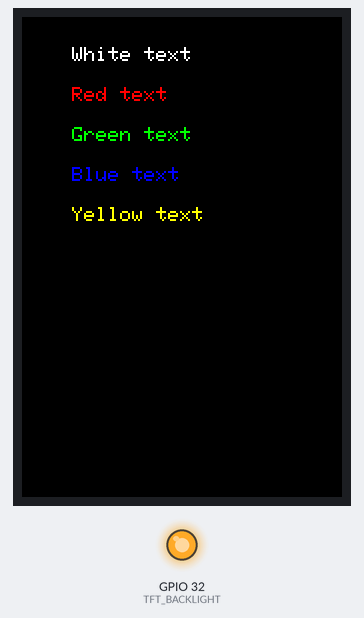
Recording of a sketch running on a simulated ESP32. Parts: 320×480 colour display, output pins drawn as LEDs (lit = HIGH). Pins used as bus, display or sensor lines are not drawn; what the sketch prints to the serial monitor is not drawn.

Above: at 1.5 s.
At 4.6 s:
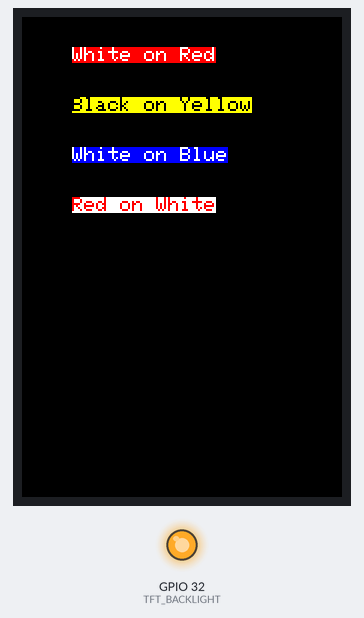
At 7.8 s:
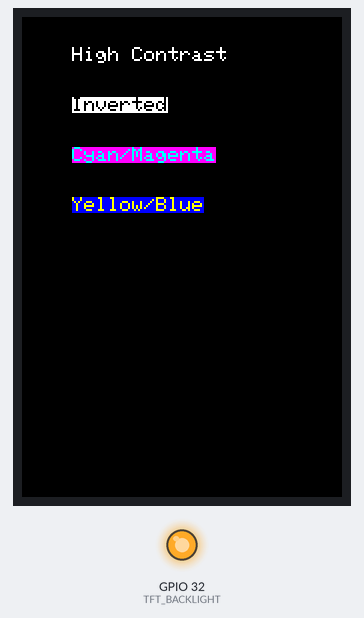
At 11.0 s:
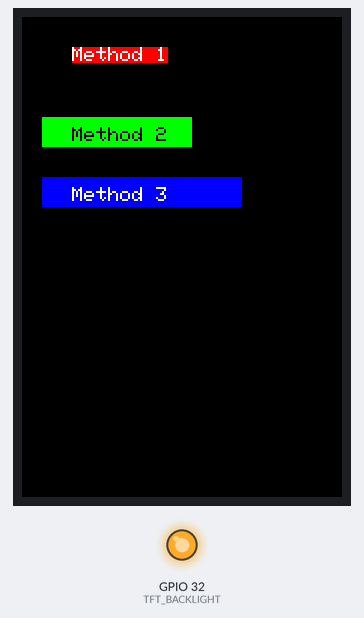
At 17.3 s:
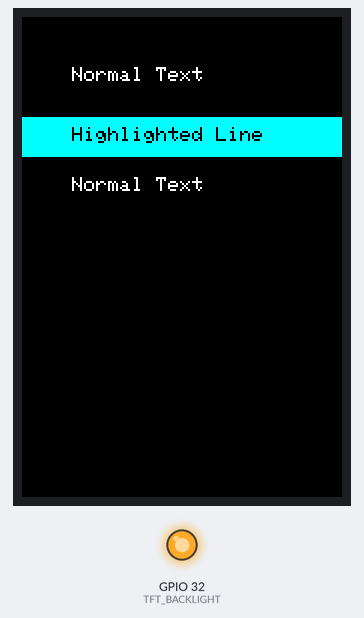

Measured:
- what the display in image 0 shows lasts 3.2 s, from 1.4 s to 4.6 s

The sketch:

Lesson04_TextStyle.ino
```cpp
/*
 * Lesson 04: Text Style
 * 3.5 inch TFT-LCD Display Tutorial
 *
 * Course objectives: Learn text style (foreground and background color)
 *
 * Key concepts:
 * - Text foreground color
 * - Text background color
 * - Color combination effects
 *
 * Library needed (install once via Tools -> Manage Libraries):
 * - "GFX Library for Arduino" by moononournation. Any recent version works.
 *
 * Before uploading, pick your board in Arduino IDE under Tools -> Board:
 * "ESP32S3 Dev Module" for an ESP32-S3, or "ESP32 Dev Module" for a classic ESP32.
 */

#include <Arduino_GFX_Library.h>

// ==================== Color Name Compatibility ====================
// GFX Library 1.6.5+ renamed the short color macros (BLACK, RED, ...) to RGB565_*.
// These aliases keep the sketch compiling on both old (<=1.6.4) and new (>=1.6.5)
// versions. The #ifndef guard makes it a no-op on versions that still define BLACK.
#ifndef BLACK
  #define BLACK   RGB565_BLACK
  #define WHITE   RGB565_WHITE
  #define RED     RGB565_RED
  #define GREEN   RGB565_GREEN
  #define BLUE    RGB565_BLUE
  #define YELLOW  RGB565_YELLOW
  #define MAGENTA RGB565_MAGENTA
  #define CYAN    RGB565_CYAN
#endif


// ==================== SPI LCD Pin Definitions ====================
// This kit ships wired for ESP32-S3, but the display module's ribbon cable works
// with any board. Pins are selected automatically based on the board you choose
// in Arduino IDE (Tools -> Board), so the same sketch compiles on both.
#if defined(CONFIG_IDF_TARGET_ESP32S3)
  // ESP32-S3 (select "ESP32S3 Dev Module") - default wiring for this kit
  #define TFT_CS    10   // CS  (Chip Select)
  #define TFT_RST   42   // RESET
  #define TFT_DC    2    // DC/RS/A0 (Data/Command) - **Must connect!**
  #define TFT_MOSI  11   // SDA/MOSI (SPI data)
  #define TFT_SCLK  12   // SCL/SCLK (SPI clock)
  #define TFT_BACKLIGHT 41  // LEDA/BLK (Backlight)
  #define TFT_USE_PSRAM true
  #define TFT_SPI_NUM   HSPI    // S3: SPI3 host (=1). Usable buses are FSPI(=0) and HSPI(=1).
#else
  // Classic ESP32 (e.g. Lonely Binary PinPulse, select "ESP32 Dev Module")
  // NOTE: GPIO 41/42 do not exist on classic ESP32, and GPIO 6-11 are reserved for
  // the on-chip SPI flash, so the S3 pins above cannot be used. These are the
  // standard VSPI pins for classic ESP32.
  #define TFT_CS    15   // CS  (Chip Select)
  #define TFT_RST   4    // RESET
  #define TFT_DC    2    // DC/RS/A0 (Data/Command) - **Must connect!**
  #define TFT_MOSI  23   // SDA/MOSI (SPI data, VSPI default)
  #define TFT_SCLK  18   // SCL/SCLK (SPI clock, VSPI default)
  #define TFT_BACKLIGHT 32  // LEDA/BLK (Backlight)
  #define TFT_USE_PSRAM false
  #define TFT_SPI_NUM   VSPI    // classic ESP32: SPI3 host (=3). NOT FSPI(=1) -- that is the on-chip flash bus.
#endif

// ==================== Create the display object ====================
// "bus" sets up HOW we talk to the screen (hardware SPI on the pins above).
// "gfx" is the ST7796 screen driver (320x480) we call to draw text and shapes.
// Using a different screen size? See ADAPTATION_GUIDE.md in that size's folder.
Arduino_DataBus *bus = new Arduino_ESP32SPI(TFT_DC, TFT_CS, TFT_SCLK, TFT_MOSI, GFX_NOT_DEFINED, TFT_SPI_NUM /* HSPI on S3, VSPI on classic ESP32 */, true /* is_shared_interface */);
Arduino_ST7796 *gfx = new Arduino_ST7796(bus, TFT_RST, 0, true /* IPS */, 320, 480, 0, 0, 0, 0);

// ==================== Initialization ====================
void setup() {
  Serial.begin(115200);
  delay(1000);

  Serial.println("Lesson 04: Text Style");
  Serial.println("Initializing LCD...");

  // Turn the backlight on (on/off only, no brightness control).
  pinMode(TFT_BACKLIGHT, OUTPUT);
  digitalWrite(TFT_BACKLIGHT, HIGH);  // HIGH = backlight ON

  // Reset display
  pinMode(TFT_RST, OUTPUT);
  digitalWrite(TFT_RST, LOW);
  delay(10);
  digitalWrite(TFT_RST, HIGH);
  delay(120);

  // Initialize LCD
  if (!gfx->begin()) {
    Serial.println("LCD initialization failed!");
    while (1);
  }

  gfx->setRotation(0);

  Serial.println("LCD initialized successfully!");

  // ==================== Lesson Content ====================

  // Part 1: Foreground color only (text color)
  Serial.println("Displaying text with foreground color only...");
  gfx->fillScreen(BLACK);

  gfx->setTextSize(2);

  gfx->setTextColor(WHITE);
  gfx->setCursor(50, 30);
  gfx->println("White text");

  gfx->setTextColor(RED);
  gfx->setCursor(50, 70);
  gfx->println("Red text");

  gfx->setTextColor(GREEN);
  gfx->setCursor(50, 110);
  gfx->println("Green text");

  gfx->setTextColor(BLUE);
  gfx->setCursor(50, 150);
  gfx->println("Blue text");

  gfx->setTextColor(YELLOW);
  gfx->setCursor(50, 190);
  gfx->println("Yellow text");

  delay(3000);

  // Part 2: Foreground and background color
  Serial.println("Displaying text with foreground and background colors...");
  gfx->fillScreen(BLACK);

  gfx->setTextSize(2);

  // White text, red background
  gfx->setTextColor(WHITE, RED);
  gfx->setCursor(50, 30);
  gfx->println("White on Red");

  // Black text, yellow background
  gfx->setTextColor(BLACK, YELLOW);
  gfx->setCursor(50, 80);
  gfx->println("Black on Yellow");

  // White text, blue background
  gfx->setTextColor(WHITE, BLUE);
  gfx->setCursor(50, 130);
  gfx->println("White on Blue");

  // Red text, white background
  gfx->setTextColor(RED, WHITE);
  gfx->setCursor(50, 180);
  gfx->println("Red on White");

  delay(3000);

  // Part 3: Different color combinations
  Serial.println("Displaying different color combinations...");
  gfx->fillScreen(BLACK);

  gfx->setTextSize(2);

  // High contrast
  gfx->setTextColor(WHITE, BLACK);
  gfx->setCursor(50, 30);
  gfx->println("High Contrast");

  gfx->setTextColor(BLACK, WHITE);
  gfx->setCursor(50, 80);
  gfx->println("Inverted");

  // Color combinations
  gfx->setTextColor(CYAN, MAGENTA);
  gfx->setCursor(50, 130);
  gfx->println("Cyan/Magenta");

  gfx->setTextColor(YELLOW, BLUE);
  gfx->setCursor(50, 180);
  gfx->println("Yellow/Blue");

  delay(3000);

  // Part 4: Text area background
  Serial.println("Displaying text with background areas...");
  gfx->fillScreen(BLACK);

  gfx->setTextSize(2);

  // Method 1: setTextColor for background
  gfx->setTextColor(WHITE, RED);
  gfx->setCursor(50, 30);
  gfx->println("Method 1");

  // Method 2: Draw background rect first, then text
  gfx->fillRect(20, 100, 150, 30, GREEN);
  gfx->setTextColor(BLACK);
  gfx->setCursor(50, 110);
  gfx->println("Method 2");

  // Method 3: Multiple lines with different background
  gfx->fillRect(20, 160, 200, 30, BLUE);
  gfx->setTextColor(WHITE);
  gfx->setCursor(50, 170);
  gfx->println("Method 3");

  delay(3000);

  // Part 5: Label effects
  Serial.println("Creating label effects...");
  gfx->fillScreen(BLACK);

  gfx->setTextSize(2);

  // Label 1: Success (green background)
  gfx->fillRect(50, 50, 120, 35, GREEN);
  gfx->setTextColor(BLACK);
  gfx->setCursor(60, 60);
  gfx->println("SUCCESS");

  // Label 2: Warning (yellow background)
  gfx->fillRect(50, 100, 120, 35, YELLOW);
  gfx->setTextColor(BLACK);
  gfx->setCursor(60, 110);
  gfx->println("WARNING");

  // Label 3: Error (red background)
  gfx->fillRect(50, 150, 120, 35, RED);
  gfx->setTextColor(WHITE);
  gfx->setCursor(60, 160);
  gfx->println("ERROR");

  // Label 4: Info (blue background)
  gfx->fillRect(50, 200, 120, 35, BLUE);
  gfx->setTextColor(WHITE);
  gfx->setCursor(60, 210);
  gfx->println("INFO");

  delay(3000);

  // Part 6: Text highlight effect
  Serial.println("Creating text highlight effects...");
  gfx->fillScreen(BLACK);

  gfx->setTextSize(2);

  // Highlighted line
  gfx->fillRect(0, 100, 320, 40, CYAN);
  gfx->setTextColor(BLACK);
  gfx->setCursor(50, 110);
  gfx->println("Highlighted Line");

  // Normal text
  gfx->setTextColor(WHITE);
  gfx->setCursor(50, 50);
  gfx->println("Normal Text");

  gfx->setTextColor(WHITE);
  gfx->setCursor(50, 160);
  gfx->println("Normal Text");

  Serial.println("Text style demonstration complete!");
}

void loop() {
  delay(1000);
}
```
